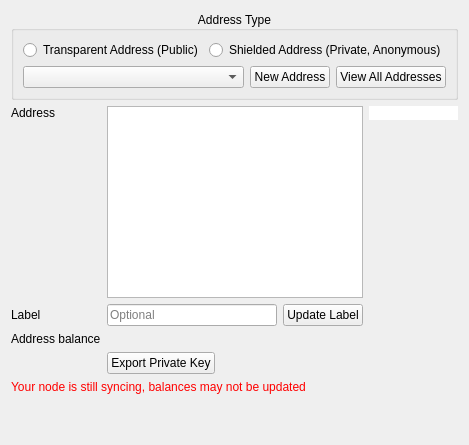
      <widget class="QWidget" name="tab_3">
       <attribute name="title">
        <string>Receive</string>
       </attribute>
       <layout class="QVBoxLayout" name="verticalLayout_5">
        <item>
         <layout class="QVBoxLayout" name="verticalLayout_8">
          <item>
           <widget class="QGroupBox" name="groupBox_6">
            <property name="layoutDirection">
             <enum>Qt::LeftToRight</enum>
            </property>
            <property name="title">
             <string>Address Type</string>
            </property>
            <property name="alignment">
             <set>Qt::AlignCenter</set>
            </property>
            <property name="flat">
             <bool>false</bool>
            </property>
            <property name="checkable">
             <bool>false</bool>
            </property>
            <layout class="QVBoxLayout" name="verticalLayout_9">
             <item>
              <layout class="QHBoxLayout" name="horizontalLayout_9">
               <item>
                <widget class="QRadioButton" name="rdioTAddr">
                 <property name="sizePolicy">
                  <sizepolicy hsizetype="Preferred" vsizetype="Fixed">
                   <horstretch>0</horstretch>
                   <verstretch>0</verstretch>
                  </sizepolicy>
                 </property>
                 <property name="text">
                  <string>Transparent Address (Public)</string>
                 </property>
                </widget>
               </item>
               <item>
                <widget class="QRadioButton" name="rdioZSAddr">
                 <property name="text">
                  <string>Shielded Address (Private, Anonymous)</string>
                 </property>
                </widget>
               </item>
              </layout>
             </item>
             <item>
              <layout class="QHBoxLayout" name="horizontalLayout_10">
               <item>
                <widget class="AddressCombo" name="listReceiveAddresses">
                 <property name="sizePolicy">
                  <sizepolicy hsizetype="Expanding" vsizetype="Fixed">
                   <horstretch>0</horstretch>
                   <verstretch>0</verstretch>
                  </sizepolicy>
                 </property>
                 <property name="duplicatesEnabled">
                  <bool>false</bool>
                 </property>
                </widget>
               </item>
               <item>
                <widget class="QPushButton" name="btnReceiveNewAddr">
                 <property name="text">
                  <string>New Address</string>
                 </property>
                </widget>
               </item>
               <item>
                <widget class="QPushButton" name="btnViewAllAddresses">
                 <property name="text">
                  <string>View All Addresses</string>
                 </property>
                </widget>
               </item>
              </layout>
             </item>
            </layout>
           </widget>
          </item>
          <item>
           <layout class="QHBoxLayout" name="horizontalLayout_11">
            <item>
             <layout class="QVBoxLayout" name="verticalLayout_10">
              <item>
               <layout class="QGridLayout" name="gridLayout_4">
                <item row="1" column="0">
                 <widget class="QLabel" name="label_7">
                  <property name="text">
                   <string>Label</string>
                  </property>
                 </widget>
                </item>
                <item row="1" column="2">
                 <widget class="QPushButton" name="rcvUpdateLabel">
                  <property name="text">
                   <string>Update Label</string>
                  </property>
                 </widget>
                </item>
                <item row="2" column="1" colspan="2">
                 <widget class="QLabel" name="rcvBal">
                  <property name="text">
                   <string/>
                  </property>
                 </widget>
                </item>
                <item row="2" column="0">
                 <widget class="QLabel" name="label_21">
                  <property name="text">
                   <string>Address balance</string>
                  </property>
                 </widget>
                </item>
                <item row="1" column="1">
                 <widget class="QLineEdit" name="rcvLabel">
                  <property name="maxLength">
                   <number>40</number>
                  </property>
                  <property name="placeholderText">
                   <string>Optional</string>
                  </property>
                 </widget>
                </item>
                <item row="0" column="1" colspan="2">
                 <widget class="QPlainTextEdit" name="txtReceive">
                  <property name="sizePolicy">
                   <sizepolicy hsizetype="Expanding" vsizetype="Preferred">
                    <horstretch>0</horstretch>
                    <verstretch>0</verstretch>
                   </sizepolicy>
                  </property>
                  <property name="readOnly">
                   <bool>true</bool>
                  </property>
                 </widget>
                </item>
                <item row="3" column="1" colspan="2">
                 <layout class="QHBoxLayout" name="horizontalLayout_16">
                  <item>
                   <widget class="QPushButton" name="exportKey">
                    <property name="text">
                     <string>Export Private Key</string>
                    </property>
                   </widget>
                  </item>
                  <item>
                   <spacer name="horizontalSpacer_5">
                    <property name="orientation">
                     <enum>Qt::Horizontal</enum>
                    </property>
                    <property name="sizeHint" stdset="0">
                     <size>
                      <width>40</width>
                      <height>20</height>
                     </size>
                    </property>
                   </spacer>
                  </item>
                 </layout>
                </item>
                <item row="0" column="0">
                 <widget class="QLabel" name="label_10">
                  <property name="text">
                   <string>Address</string>
                  </property>
                  <property name="alignment">
                   <set>Qt::AlignLeading|Qt::AlignLeft|Qt::AlignTop</set>
                  </property>
                 </widget>
                </item>
               </layout>
              </item>
              <item>
               <widget class="QLabel" name="lblSyncWarningReceive">
                <property name="styleSheet">
                 <string notr="true">color: red;</string>
                </property>
                <property name="text">
                 <string>Your node is still syncing, balances may not be updated</string>
                </property>
               </widget>
              </item>
              <item>
               <spacer name="verticalSpacer_5">
                <property name="orientation">
                 <enum>Qt::Vertical</enum>
                </property>
                <property name="sizeHint" stdset="0">
                 <size>
                  <width>20</width>
                  <height>40</height>
                 </size>
                </property>
               </spacer>
              </item>
             </layout>
            </item>
            <item alignment="Qt::AlignTop">
             <widget class="QRCodeLabel" name="qrcodeDisplay">
              <property name="sizePolicy">
               <sizepolicy hsizetype="Expanding" vsizetype="Expanding">
                <horstretch>0</horstretch>
                <verstretch>0</verstretch>
               </sizepolicy>
              </property>
              <property name="maximumSize">
               <size>
                <width>200</width>
                <height>200</height>
               </size>
              </property>
              <property name="styleSheet">
               <string notr="true">background-color: #fff</string>
              </property>
              <property name="text">
               <string/>
              </property>
              <property name="alignment">
               <set>Qt::AlignLeading|Qt::AlignLeft|Qt::AlignVCenter</set>
              </property>
             </widget>
            </item>
           </layout>
          </item>
         </layout>
        </item>
       </layout>
      </widget>
